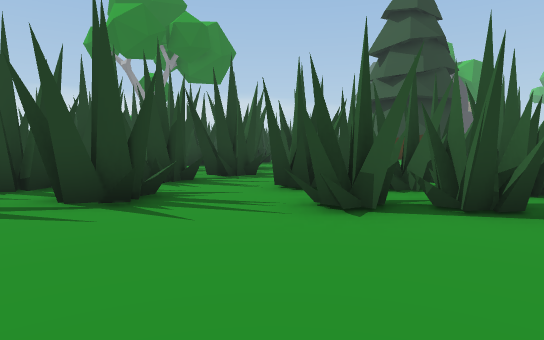
[1] (above)

24 first-person views from a walk through a scene from a Unity 3-D project. The camera is 1.4 m above the floor, tilts 4° down and sees 75° across. The floor is counted in squares, 2 m on a side. Each view is taken from the middle of a square. On the plan, view 1 faces up. The plan holds only what a view shows up to about 11 squares ahead; the rest is blank. The place goes on beyond the plan. Some animated figures are left out.

[2]
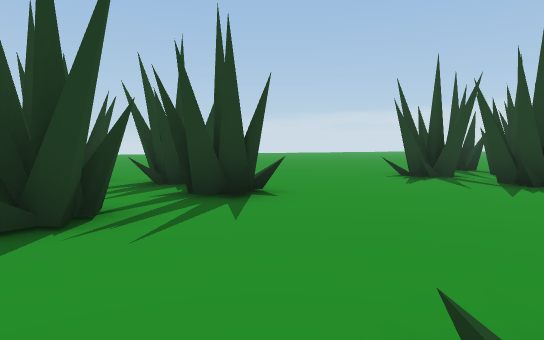

[3]
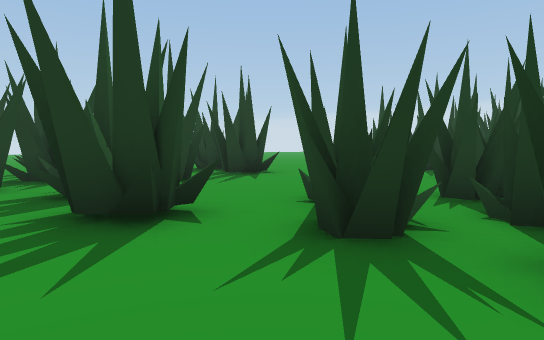

[4]
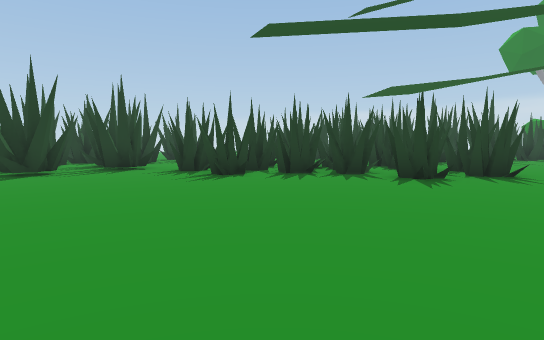

[5]
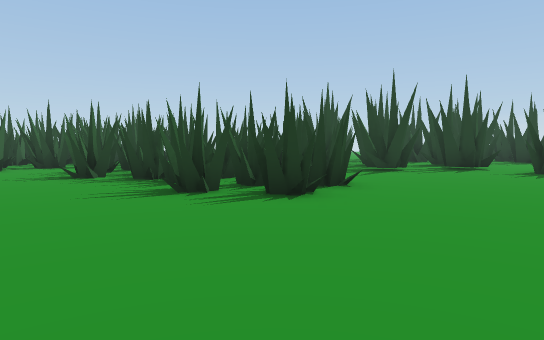

[6]
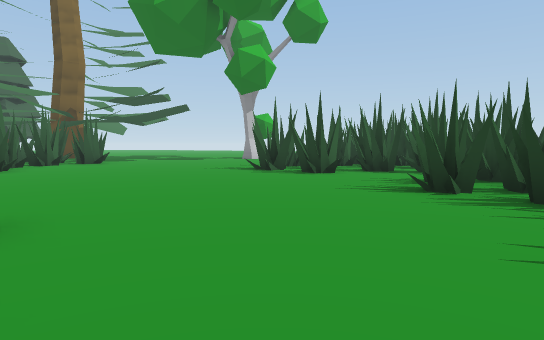

[7]
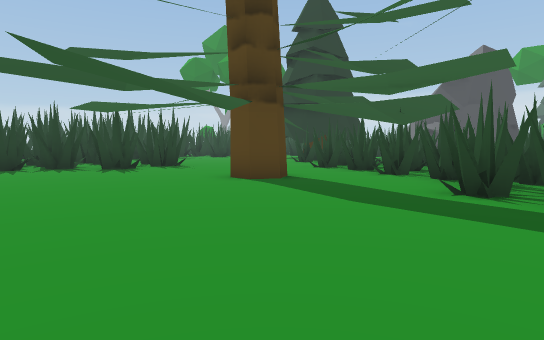

[8]
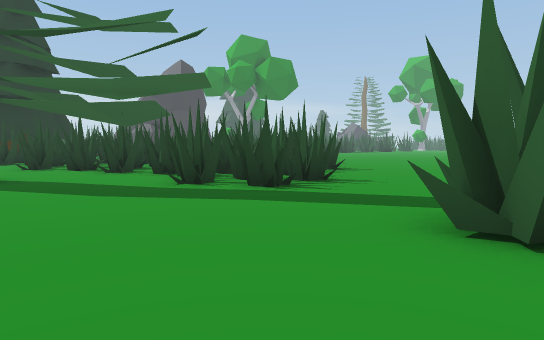

[9]
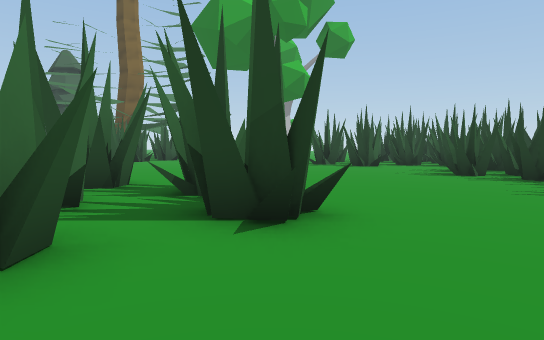

[10]
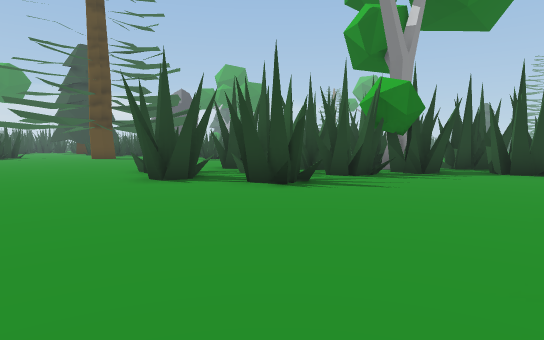

[11]
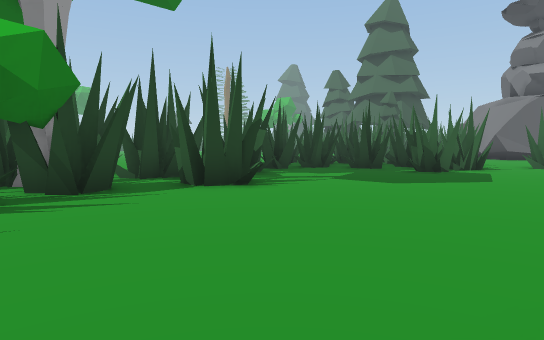

[12]
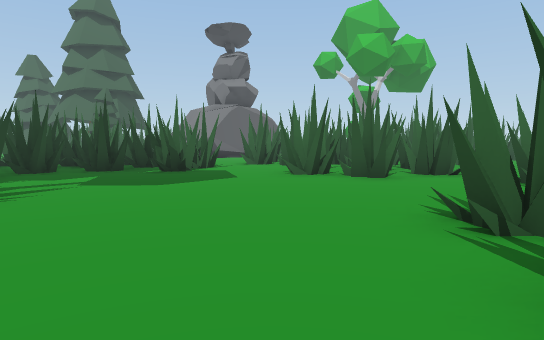

[13]
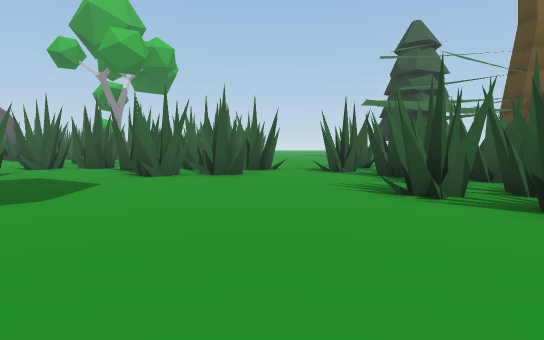

[14]
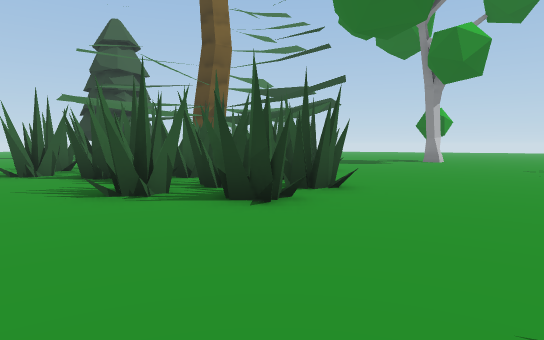

[15]
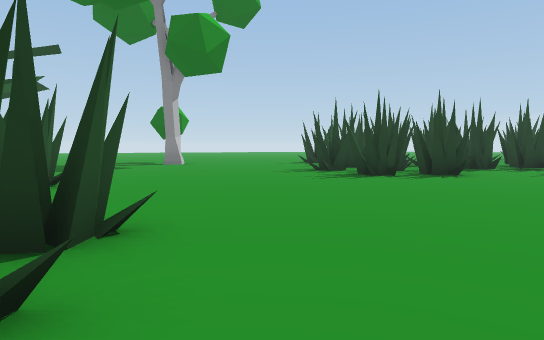

[16]
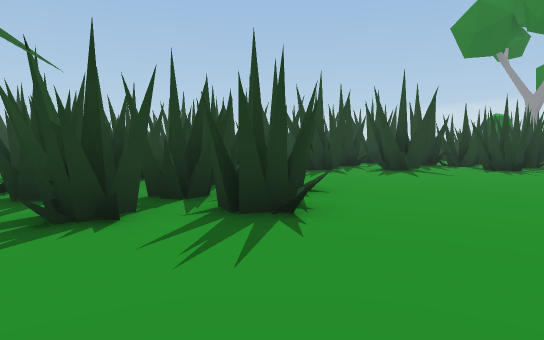

[17]
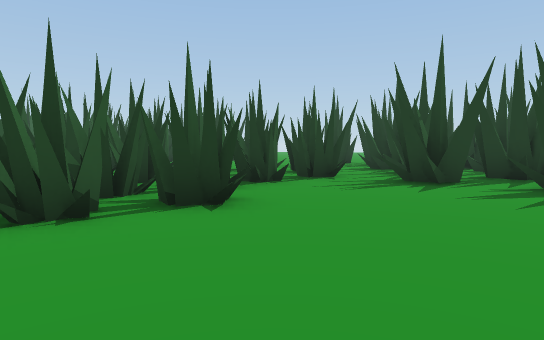

[18]
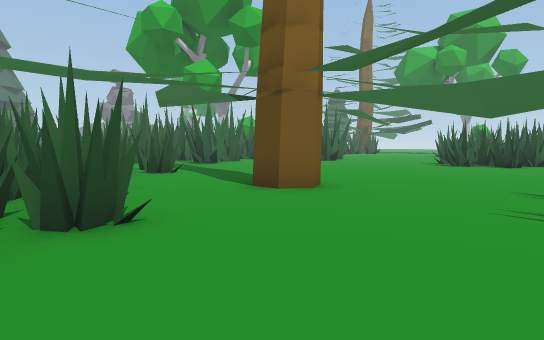

[19]
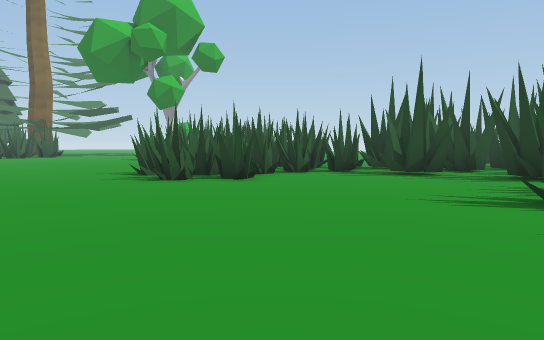

[20]
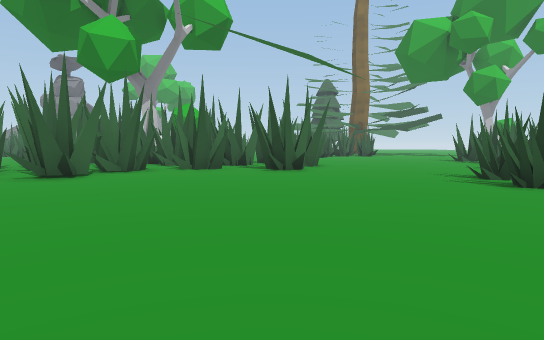

[21]
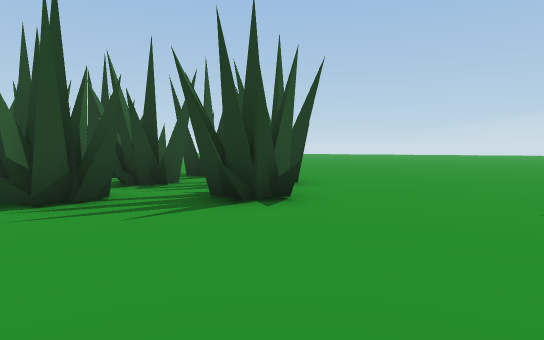

[22]
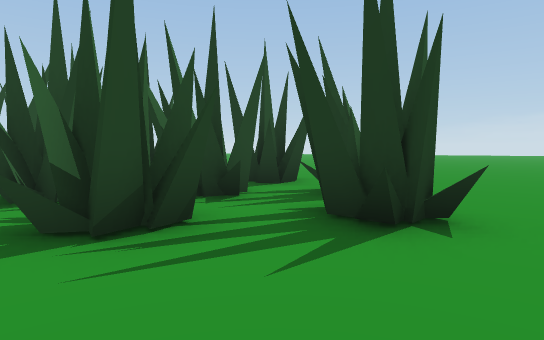

[23]
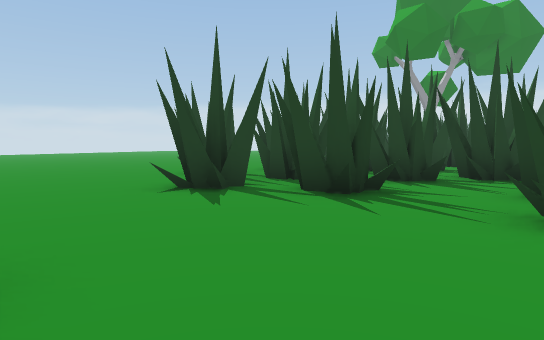

[24]
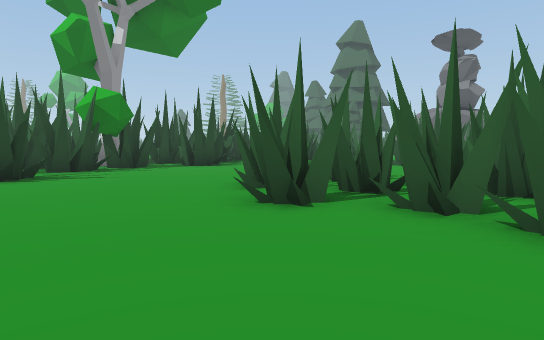

### Floor plan
Key: @ floor where view 1 was taken; # wall or solid block; x gap in a wall; . floor; = window, fence, low wall or low ledge.
Columns run from 4 left of view 1 to 34 right of it. Each row starts with its distance up from view 1.
 12      #.......  ##       ....
 11    ###.........#####  ##....
 10    ###............######...
  9   ####..............###....
  8   ##..=..###........####..
  7   #..######.....#....##...
  6 ###.#########............
  5 ###..######....... .....#  ##
  4 #.#..######..... ......=####.
  3 #......####.............#
  2 .......####.............#
  1 .......###..............#    #####
  0 ...#@...................#
 -1 .###....##............#.##    #######
 -2 .##=######.....##.....##########....#
 -3 ...#########..####....##..##..##....###
 -4 x#.###############.....#.##.........###
 -5    ###############.......#............#
 -6    #           ###.....................
 -7                ###.....................
 -8                ###.................####
 -9                #............###....#=#
-10              #######.......####.....###
-11                   ###.......# ###..###
-12                    ##.......#  ####.
-13                    ##......##   ###.

Where each view was taken, in squares from view 1:
view 1: 0 up, 0 right, facing up
view 2: 0 up, 4 right, facing left
view 3: 0 up, 8 right, facing left
view 4: 3 up, 15 right, facing left
view 5: 2 up, 16 right, facing down-left
view 6: 1 down, 16 right, facing down
view 7: 2 up, 18 right, facing up-left
view 8: 1 up, 18 right, facing up
view 9: 2 up, 18 right, facing down
view 10: 11 down, 21 right, facing up
view 11: 8 down, 23 right, facing up-right
view 12: 7 down, 23 right, facing right
view 13: 4 down, 24 right, facing down-right
view 14: 4 down, 24 right, facing down
view 15: 7 down, 24 right, facing down-left
view 16: 8 up, 11 right, facing left
view 17: 12 up, 8 right, facing down-left
view 18: 12 up, 8 right, facing down-right
view 19: 6 up, 10 right, facing down
view 20: 6 up, 11 right, facing down-right
view 21: 3 up, 2 right, facing down-left
view 22: 1 up, 2 right, facing down-left
view 23: 0 up, 1 right, facing up-left
view 24: 13 down, 20 right, facing up-right
